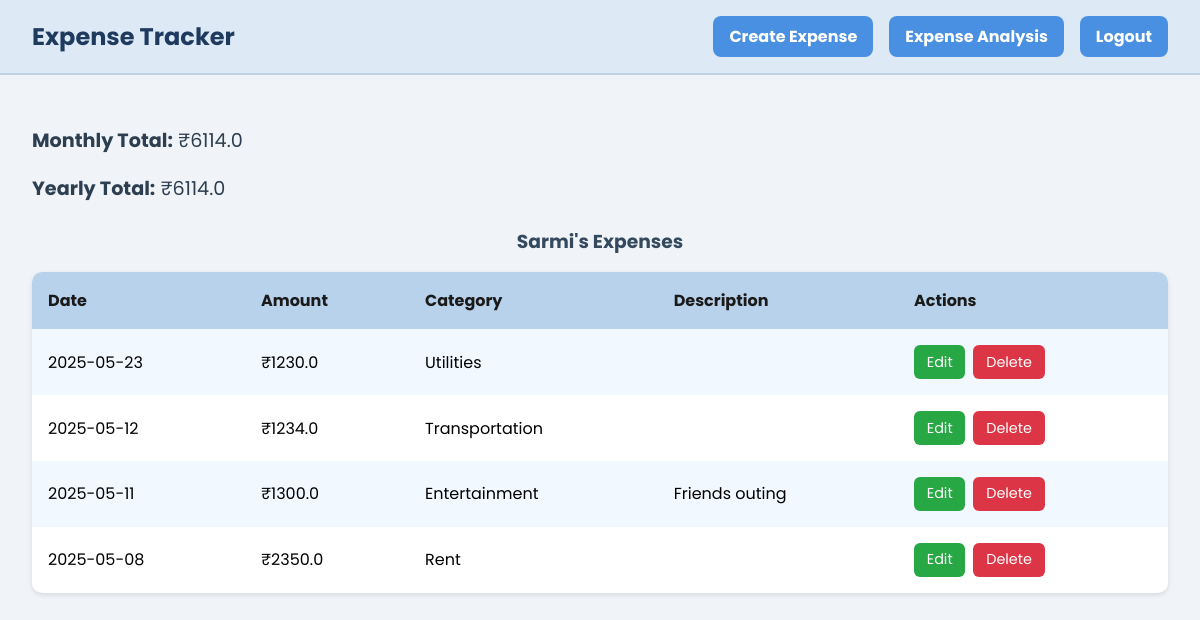
The page /dashboard (signed in) on the database its author committed.
### app/models.py (models this page shows)
class User(db.Model,UserMixin):
    id=db.Column(db.Integer,primary_key=True)
    username=db.Column(db.String(100),unique=True,nullable=False)
    email=db.Column(db.String(100),unique=True,nullable=False)
    password=db.Column(db.String(100),nullable=False)
    expenses=db.relationship('Expense',backref='user',lazy=True)

class Expense(db.Model):
    id =db.Column(db.Integer,primary_key=True)
    date=db.Column(db.Date,nullable=False)
    amount=db.Column(db.Float,nullable=False)
    category=db.Column(db.String(100),nullable=False)
    description=db.Column(db.String(300),nullable=True)
    user_id=db.Column(db.Integer,db.ForeignKey('user.id'),nullable=False)

### app/routes/dashboard.py (the view)
@dashboard.route('/dashboard')
@login_required
def dashboard_home():
    expenses=Expense.query.filter_by(user_id=current_user.id).order_by(Expense.date.desc()).all()
    current_month=datetime.now().month
    current_year=datetime.now().year
    monthly_expenses=db.session.query(func.sum(Expense.amount).filter(
        extract('month',Expense.date)==current_month,
        extract('year',Expense.date)==current_year,
        Expense.user_id==current_user.id
    )).scalar()or 0
    yearly_expenses=db.session.query(func.sum(Expense.amount).filter(
        extract('year',Expense.date)==current_year,
        Expense.user_id==current_user.id
    )).scalar()or 0
    return render_template('dashboard.html',expenses=expenses,monthly_expenses=monthly_expenses,yearly_expenses=yearly_expenses)

### app/__init__.py (called while the page is built)
def create_app():
    app=Flask(__name__)
    app.config.from_object('config.Config')
    db.init_app(app)
    login_manager.init_app(app)
    from app.models import User
    @login_manager.user_loader
    def load_user(user_id):
        return User.query.get(int(user_id))
    from .routes.auth import auth
    from .routes.main import main
    from .routes.dashboard import dashboard
    app.register_blueprint(auth)
    app.register_blueprint(main)
    app.register_blueprint(dashboard)
    return app

### app/templates/dashboard.html (shortened to what this page needs)
<!DOCTYPE html>
<html>
<head>
</head>
<body>
    <header>
        <h2>Expense Tracker</h2>
        <div class="top-buttons">
            <a href="{{ url_for('dashboard.create_expense') }}">Create Expense</a>
            <a href="{{ url_for('dashboard.monthly_expenses_chart') }}">Expense Analysis</a>
            <a href="{{ url_for('auth.logout') }}">Logout</a>
        </div>
    </header>
    <main>
        <div class="totals">
            <p><strong>Monthly Total:</strong> ₹{{ monthly_expenses }}</p>
            <p><strong>Yearly Total:</strong> ₹{{ yearly_expenses }}</p>
        </div>
        <center><h3>{{ current_user.username }}'s Expenses</h3></center>
        <table>
            <tr>
                <th>Date</th>
                <th>Amount</th>
                <th>Category</th>
                <th>Description</th>
                <th>Actions</th>
            </tr>
            {% for expense in expenses %}
            <tr>
                <td>{{ expense.date }}</td>
                <td>₹{{ expense.amount }}</td>
                <td>{{ expense.category }}</td>
                <td>{{ expense.description }}</td>
                <td class="actions">
                    <a href="{{ url_for('dashboard.edit', id_expense=expense.id) }}" class="btn-edit">Edit</a>
                    <a href="{{ url_for('dashboard.delete', id_expense=expense.id) }}" class="btn-delete" onclick="return confirm('Are you sure you want to delete this expense?');">Delete</a>
                </td>
            </tr>
            {% endfor %}
        </table>
    </main>
</body>
</html>

### app/templates/dashboard.html (style rules this page uses)
body { font-family: 'Poppins', sans-serif; background-color: #f0f4f8; margin: 0; padding: 0; }
header { background-color: #ddeaf6; color: #1e3a5f; padding: 1rem 2rem; display: flex; justify-content: space-between; align-items: center; border-bottom: 2px solid #c0d3e5; }
header h2 { margin: 0; }
.top-buttons { display: flex; gap: 1rem; }
.top-buttons a { background-color: #4a90e2; color: white; padding: 0.5rem 1rem; border: none; border-radius: 8px; text-decoration: none; font-weight: bold; transition: background-color 0.3s ease; }
main { padding: 2rem; }
.totals { font-size: 1.2rem; margin-bottom: 1.5rem; color: #2c3e50; }
h3 { color: #34495e; margin-bottom: 1rem; }
table { width: 100%; border-collapse: collapse; background-color: white; box-shadow: 0 2px 5px rgba(0,0,0,0.1); border-radius: 10px; overflow: hidden; }
th, td { padding: 1rem; text-align: left; }
th { background-color: #b8d2eb; color: #1a1a1a; }
tr:nth-child(even) { background-color: #f1f8ff; }
.actions { display: flex; gap: 0.5rem; }
.btn-edit, .btn-delete { padding: 0.4rem 0.8rem; border: none; border-radius: 6px; color: white; font-size: 0.9rem; cursor: pointer; text-decoration: none; }
.btn-edit { background-color: #28a745; }
.btn-delete { background-color: #dc3545; }

### rows shown on the page
User: username "Sarmi"
Expense: date "2025-05-23", amount "1230.0", category "Utilities"
Expense: date "2025-05-12", amount "1234.0", category "Transportation"
Expense: date "2025-05-11", amount "1300.0", category "Entertainment", description "Friends outing"
Expense: date "2025-05-08", amount "2350.0", category "Rent"

### other values the page prints
{{ monthly_expenses }} "6114.0"
{{ yearly_expenses }} "6114.0"
